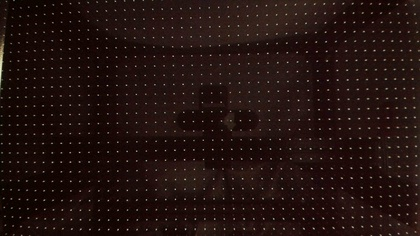
%> input picture MATLAB/DustDetection/시편사진들2/레퍼런스1.jpg, 420 x 236 px, shrunk from 3840 x 2160 before the run
$ octave main.m   (GNU Octave 9; MATLAB toolbox functions it lacks are replaced by stand-ins)
%> lines starting %> are read from the running program, lines starting %| are printed output that depends on the picture; in (x1, y1, x2, y2) boxes, pixels count from 0 and x2, y2 are one past the last pixel; in counts of white or black regions, pixels touching at a corner belong together; the program's own positions count from 1
%% 국룰
clear;
clc;

%% 기본적인 클래스 내 처리
dust = DustDetection;
A = imread("시편사진들2\레퍼런스1.jpg");
%> A is the input picture: size 236x420x3 uint8; mean R, G, B 33.8, 17.6, 14.6
%A_denoised = imnlmfilt(A,'DegreeOfSmoothing',10,'ComparisonWindowSize',7);
A_denoised = A;
figure(99);
imshow(A_denoised);
imwrite(A_denoised,"main images\denoised.jpg");
% 메디안 필터 사이즈 파라미터
medi_size = 31;
[A_medi, merim] = dust.seperate_dust(A_denoised,medi_size);

% 쓰레시홀드 파라미터
diff = 10;
mer_th_im = dust.thresholding(merim,diff);
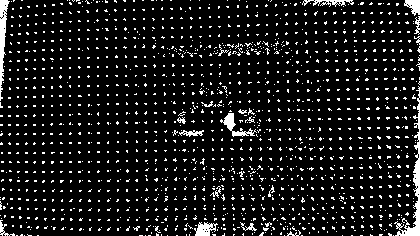
%> mer_th_im: size 236x420 double; values 0 (black) and 1 (white), 9.7% white in thin lines or dots

%% 오리지날 사진
figure(1);
imshow(A);
imwrite(A,"main images\original.jpg")
%% 메디안 필터 적용됨
figure(2);

imwrite(A_medi,"main images\G_medi.jpg");
imshow(A_medi);
%% 머지드
figure(3);
imshow(merim);
imwrite(merim,"main images\G_merged.jpg");
%% 쓰레숄드 적용
figure(4);
imshow(mer_th_im)
imwrite(mer_th_im,"main images\G_mergedThresh.jpg");

%% 통계 관련
% 히스토그램 합칠 너비 파라미터
histMerge_size =31;
[dustandpx_hist_ori, dustandpx_hist, dustperpx_hist] = dust.histograms(A_medi,mer_th_im,histMerge_size);
%> dustandpx_hist_ori = 256 columns, first 8: [376 0 15 81 230 324 523 1033; 376 0 15 81 230 324 523 1033; 0 0 0 0 0 0 0 0]; dustandpx_hist = 256 columns, first 8: [36815 41785 48005 53687 58048 61992 67555 74851; 36815 41785 48005 53687 58048 61992 67555 74851; 0 0 0 0 0 0 0 0]; dustperpx_hist = 256 columns, first 8: [NaN NaN NaN NaN NaN NaN NaN NaN; NaN NaN NaN NaN NaN NaN NaN NaN; NaN NaN NaN NaN NaN NaN NaN NaN]

%% total, none-dust, dust 히스토그램
figure(5);
areas = dustandpx_hist';
%> areas = 256 rows, first 12: [36815 36815 0; 41785 41785 0; 48005 48005 0; 53687 53687 0; 58048 58048 0; 61992 61992 0; 67555 67555 0; 74851 74851 0; 78869 78869 0; 82946 82946 0; 85874 85874 0; 88545 88545 0]
hold off;
area(areas(:,1));
hold on;
area(areas(:,2));
area(areas(:,3));
title(strcat("total-dust pixels histogram, mergeSize=",num2str(histMerge_size,2)));
legend("Total","Not Dust","Dust");
xlabel("background brightness");
ylabel("pixel count");
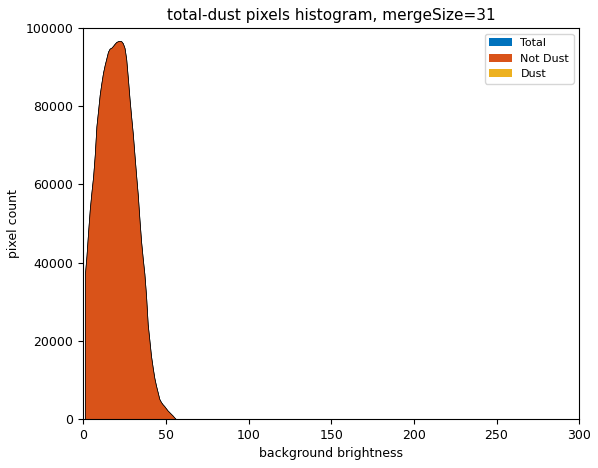
%> figure redrawn from the program's plot data
hold off;


%% 모비율, 99% 확률추정
figure(6);
areas = dustperpx_hist';
%> areas = 256 rows, first 12: [NaN NaN NaN; NaN NaN NaN; NaN NaN NaN; NaN NaN NaN; NaN NaN NaN; NaN NaN NaN; NaN NaN NaN; NaN NaN NaN; NaN NaN NaN; NaN NaN NaN; NaN NaN NaN; NaN NaN NaN]
hold off;
area(areas(:,3));
hold on;
area(areas(:,1));
area(areas(:,2));
title("dust-total pixel 모비율 graph");
legend("모비율 99% 추정 최대","모평균 중앙","모비율 99% 추정 최소");
xlabel("background brightness");
ylabel("dust probability");
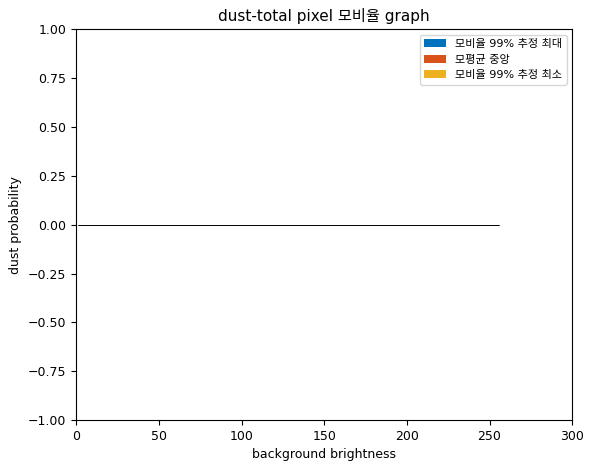
%> figure redrawn from the program's plot data

%% 확률추정구간 길이에 threshold 적용
figure(7);
% 99%추정구간 길이 문턱값 파라미터
sectionThresh = 0.001;
dustperpx_hist_thresh = dust.sectionThresholding(dustperpx_hist,sectionThresh);
%> dustperpx_hist_thresh has the same summary as dustperpx_hist

areas = dustperpx_hist_thresh';
hold off;
area(areas(:,3));
hold on;
area(areas(:,1));
area(areas(:,2));
title(strcat("dust-total pixel 모비율 graph, 추정구간 Thresh=",num2str(sectionThresh,3)));
legend("모비율 99% 추정 최대","모평균 중앙","모비율 99% 추정 최소");
xlabel("background brightness");
ylabel("dust probability");


%% 99%확률추정 최소값이 젤 높은거의 p를 선택, g는 해당 grayscale level
figure(8);
[p,g] = dust.selectP(dustperpx_hist_thresh);
%> p = NaN; g = 0
[p,g]
%> ans = [NaN 0]

%% 해당 p를 계산하는데 사용된 grayscale 레벨을 가진 영역 표시
area_logical = zeros(size(mer_th_im),'logical');
area_outline = zeros(size(mer_th_im),'logical');

% 해당 구역 반전시킨 디텍션 결과
for i=1:1:size(mer_th_im,1)
    for j=1:1:size(mer_th_im,2)
        temppx = mer_th_im(i,j);
        tempbg = A_medi(i,j);
        if (g-(histMerge_size-1)/2 <=tempbg) && (tempbg<=g+(histMerge_size-1)/2)
            area_logical(i,j) = true;
        end
    end
end
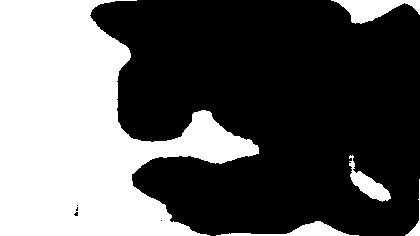
%> area_logical: size 236x420 logical; 37.1% white; 5 white regions, box (x1, y1, x2, y2) and area: (0, 0, 259, 236) 34154, (331, 0, 420, 24) 1106, (216, 221, 359, 236) 718, (349, 155, 391, 202) 682, (405, 179, 420, 236) 155
imshow(area_logical);

% 해당 구역 표시한 사진
figure(9);
area_withbg = cat(3,A_medi,A_medi,A_medi);
A_gray = rgb2gray(A);
imwrite(A_gray,"main images\A_gray.jpg");
area_original = cat(3,A_gray,A_gray,A_gray);
area_detection = cat(3,mer_th_im,mer_th_im,mer_th_im);

for i=2:1:size(mer_th_im,1)-1
    for j=2:1:size(mer_th_im,2)-1
        curlog = area_logical(i,j);
        curlog_up = area_logical(i-1,j);
        curlog_left = area_logical(i,j-1);

        if curlog~=curlog_up
           if(curlog == true)
              area_outline(i-1,j) = true;
           else
               area_outline(i,j) = true;
           end
        end

        if curlog ~= curlog_left
           if curlog == true
              area_outline(i,j-1) = true;
           else
               area_outline(i,j) = true;
           end
        end
    end
end
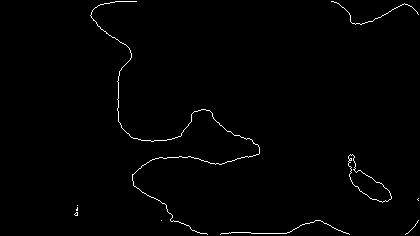
%> area_outline: size 236x420 logical; 0.97% white in thin lines or dots, all inside (x1, y1, x2, y2) = (74, 1, 419, 235)

for i=1:1:size(area_outline,1)
   for j=1:1:size(area_outline,2)
       if(area_outline(i,j) == true)
          area_withbg(i,j,:) = [255 0 0];
          area_original(i,j,:) = [255 0 0];
          area_detection(i,j,:) = [255 0 0];
       end

       if(area_logical(i,j) == true)
           area_withbg(i,j,:) = [area_withbg(i,j,1)*1.5,area_withbg(i,j,2) area_withbg(i,j,3)];
          area_original(i,j,:) = [area_original(i,j,1)*1.5 area_original(i,j,2) area_original(i,j,3)];
          area_detection(i,j,:) = [0.4 area_detection(i,j,2) area_detection(i,j,3)];

       end
   end
end
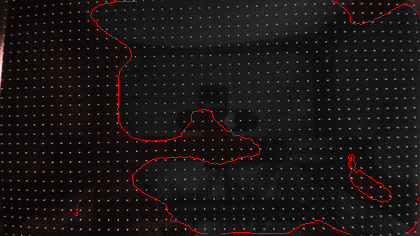
%> area_original: size 236x420x3 uint8; mean R, G, B 27.4, 21.9, 21.9

imshow(area_original);
imwrite(area_original,"main images\area_original.jpg");
figure(10);
imshow(area_withbg);
imwrite(area_withbg,"main images\area_withbg.jpg");
figure(11)
imshow(area_detection);
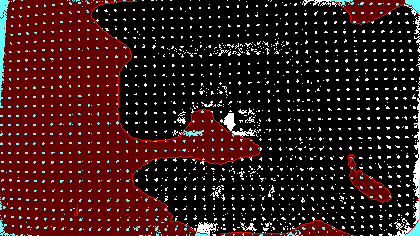
%> displayed picture: size 236x420x3, on the screen's scale of 0 to 255; mean R, G, B 55.9, 24.4, 24.4
imwrite(area_detection,"main images\area_detection.jpg");
